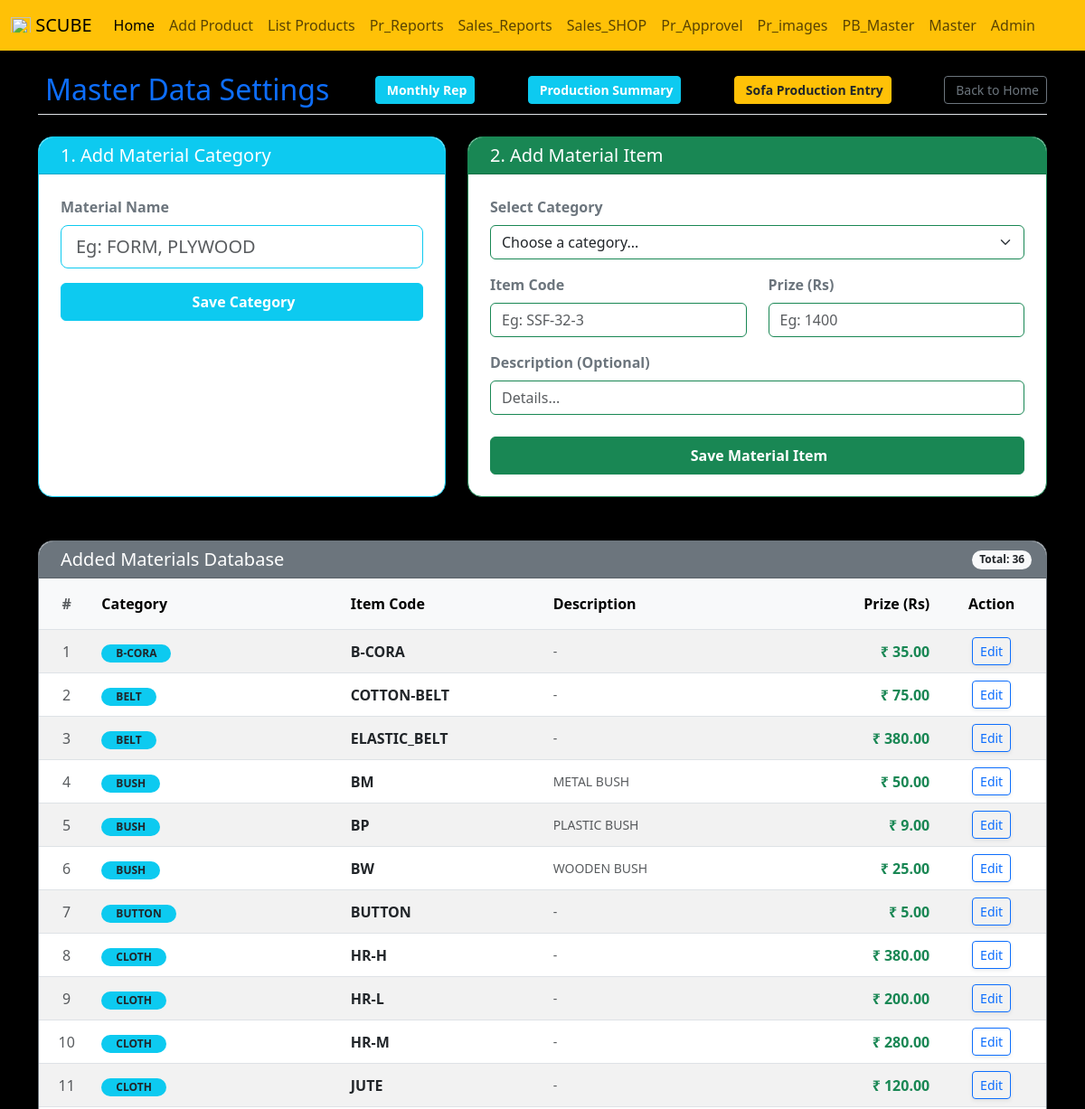
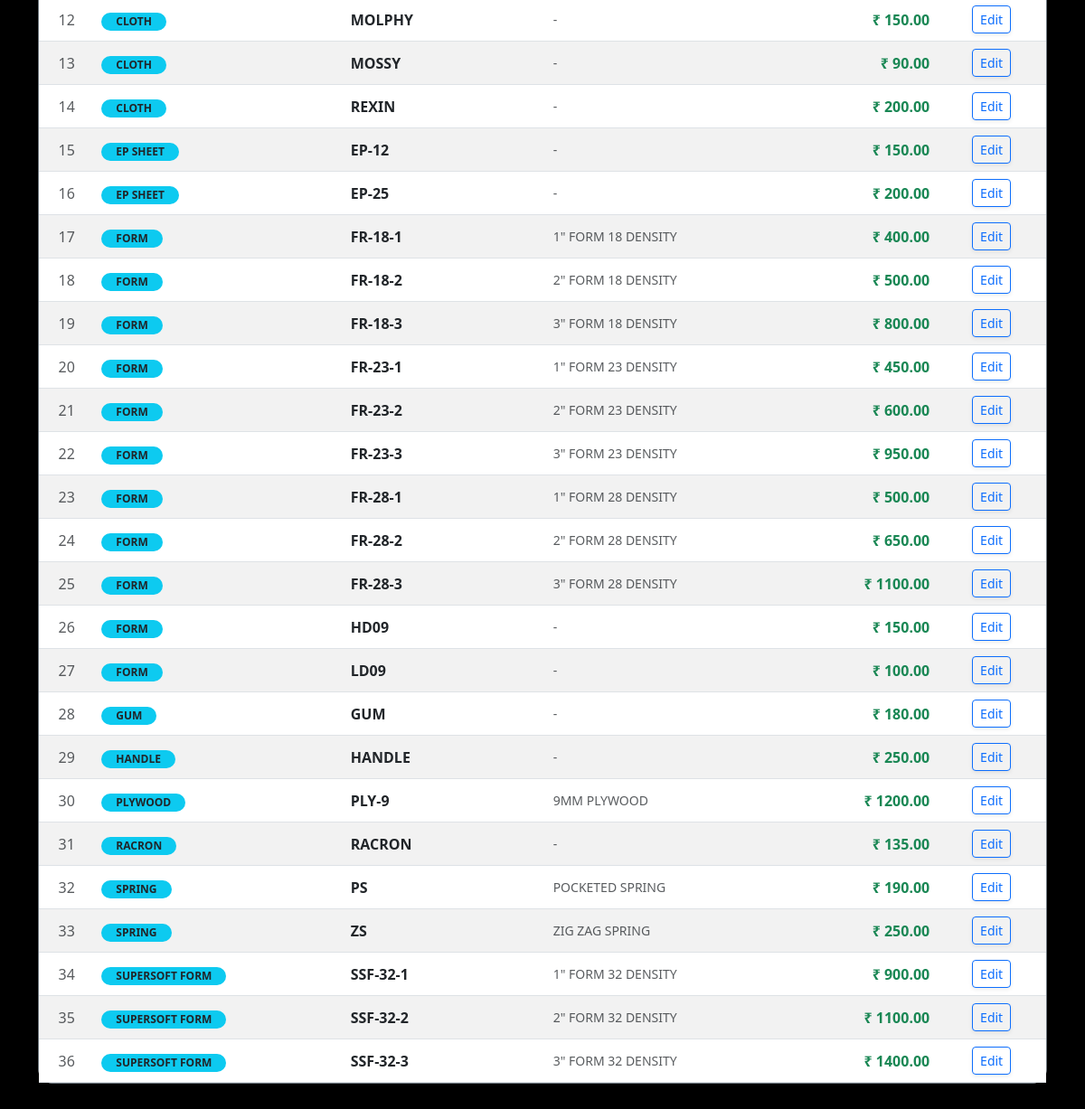
Page /master-data/ on the earlier database version (2 pictures, top to bottom).
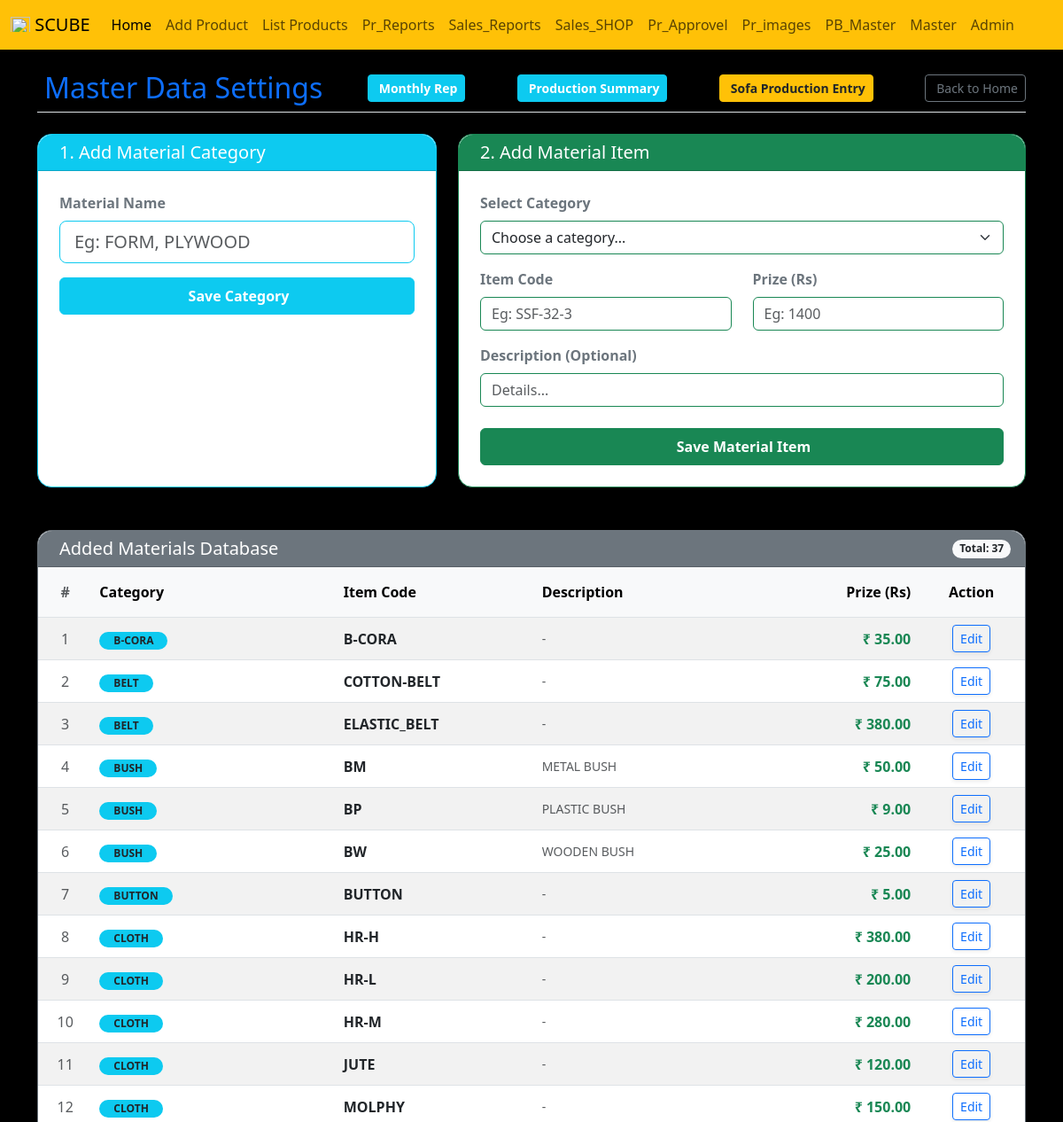
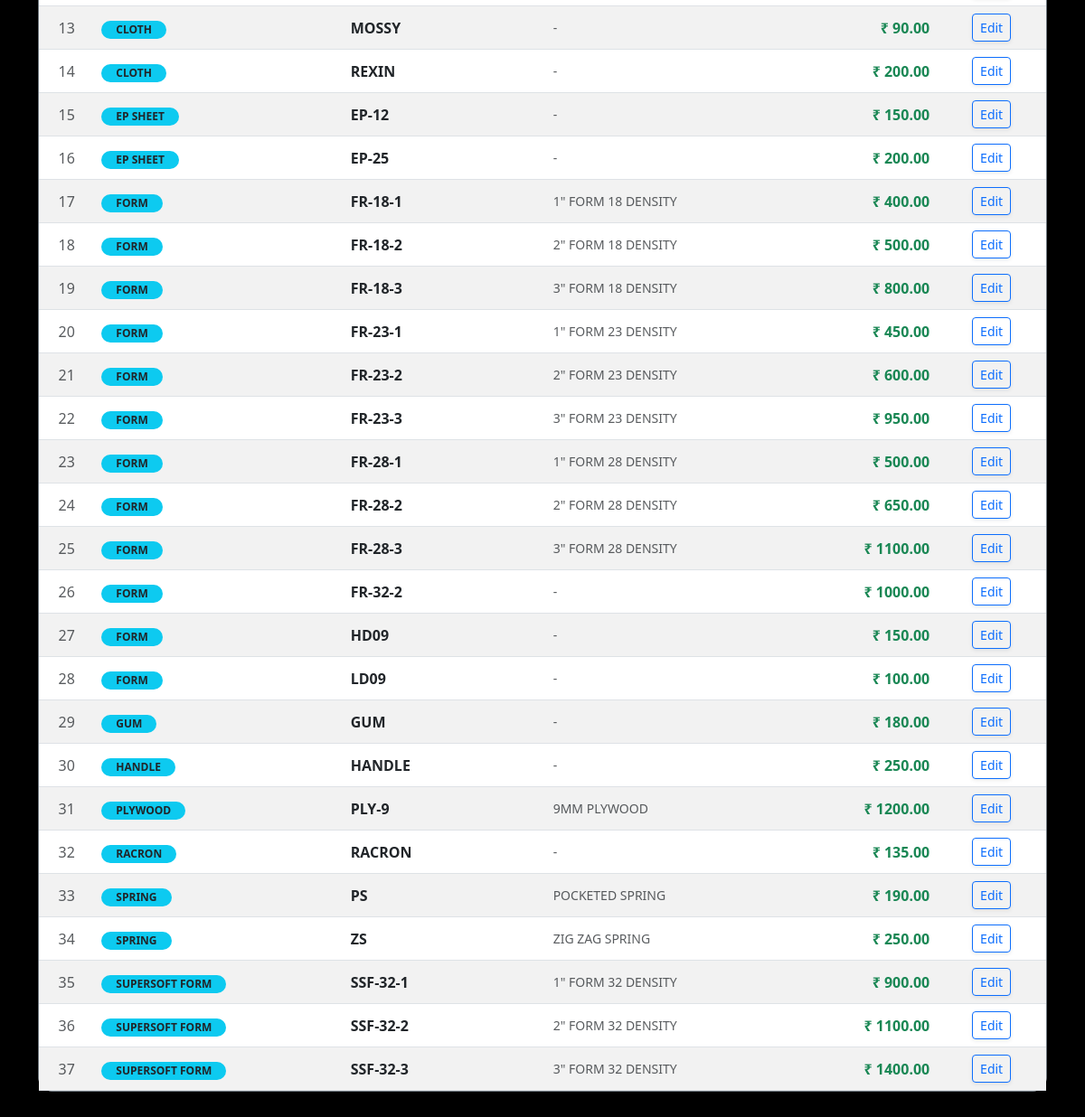
Same page on the later database version (2 pictures, top to bottom).
### manager/models.py (models this page shows, shortened)
class Material(models.Model):
    material = models.ForeignKey(MaterialName, on_delete=models.CASCADE, verbose_name="Material Name")
    code = models.CharField(max_length=100, unique=True, verbose_name="Item Code")
    description = models.TextField(null=True, blank=True)
    price = models.DecimalField(max_digits=10, decimal_places=2, verbose_name="Prize")

class MaterialName(models.Model):
    name = models.CharField(max_length=100, unique=True)

### manager/views.py (the view, shortened to what this page needs)
# urls.py: path('master-data/', views.master_data_page, name='master_data'),
def master_data_page(request):
    material_names = MaterialName.objects.all()
    materials_list = Material.objects.all().select_related('material').order_by('material__name', 'code')
    context = {
        'material_names': material_names,
        'materials_list': materials_list
    }
    return render(request, 'master_data.html', context)

### manager/templates/master_data.html (shortened to what the changed rows need)
{% extends 'blank_layout.html' %}
{% block content %}
<body class="bg-light">
    <div class="container mt-4 mb-5">
        <div class="d-flex justify-content-between align-items-center mb-4 border-bottom pb-2">
            <h2 class="text-primary m-0">Master Data Settings</h2>
        </div>
        <div class="row mt-5">
            <div class="col-12">
                <div class="card shadow-sm border-secondary rounded-4">
                    <div class="card-header bg-secondary text-white rounded-top-4 d-flex justify-content-between align-items-center">
                        <h5 class="mb-0">Added Materials Database</h5>
                        <span class="badge bg-light text-dark rounded-pill">Total: {{ materials_list|length }}</span>
                    </div>
                    <div class="card-body p-0">
                        <div class="table-responsive">
                            <table class="table table-hover table-striped align-middle mb-0">
                                <thead class="table-light text-center border-bottom">
                                    <tr>
                                        <th scope="col" class="py-3 text-muted">#</th>
                                        <th scope="col" class="py-3 text-start">Category</th>
                                        <th scope="col" class="py-3 text-start">Item Code</th>
                                        <th scope="col" class="py-3 text-start">Description</th>
                                        <th scope="col" class="py-3 text-end">Prize (Rs)</th>
                                        <th scope="col" class="py-3 text-center">Action</th>
                                    </tr>
                                </thead>
                                <tbody>
                                    {% for item in materials_list %}
                                    <tr>
                                        <td class="text-center text-muted">{{ forloop.counter }}</td>
                                        <td class="text-start"><span class="badge bg-info text-dark rounded-pill px-3">{{ item.material.name }}</span></td>
                                        <td class="text-start fw-bold text-dark">{{ item.code }}</td>
                                        <td class="text-start text-muted small">{{ item.description|default:"-" }}</td>
                                        <td class="text-end fw-bold text-success">₹ {{ item.price }}</td>
                                        <td class="text-center">
                                            <button class="btn btn-sm btn-outline-primary shadow-sm" data-bs-toggle="modal" data-bs-target="#editModal{{ item.id }}">
                                                 Edit
                                            </button>
                                        </td>
                                    </tr>
                                    {% empty %}
                                    <tr>
                                        <td colspan="6" class="text-center py-5">
                                            <h6 class="text-secondary fw-bold">No Materials Found</h6>
                                        </td>
                                    </tr>
                                    {% endfor %}
                                </tbody>
                            </table>
                        </div>
                    </div>
                </div>
            </div>
        </div>
    </div>
</body>
{% endblock %}

Differences in the rows shown:
added Material: material.name "FORM", code "FR-32-2", description "-", price "1000.00"
Other differences:
{{ materials_list|length }}: "36" → "37"
